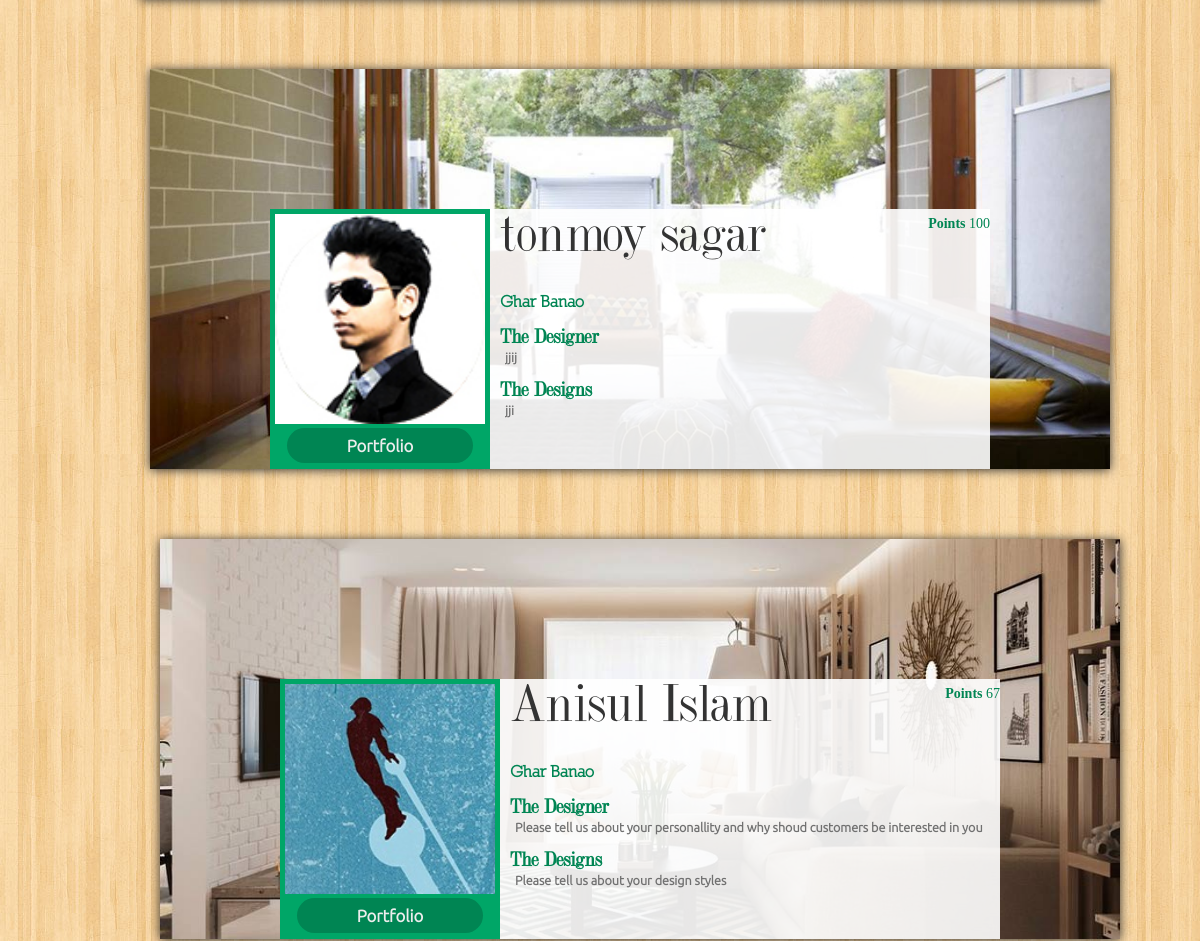
The app's page /designers/our_designers (middle part), older data.
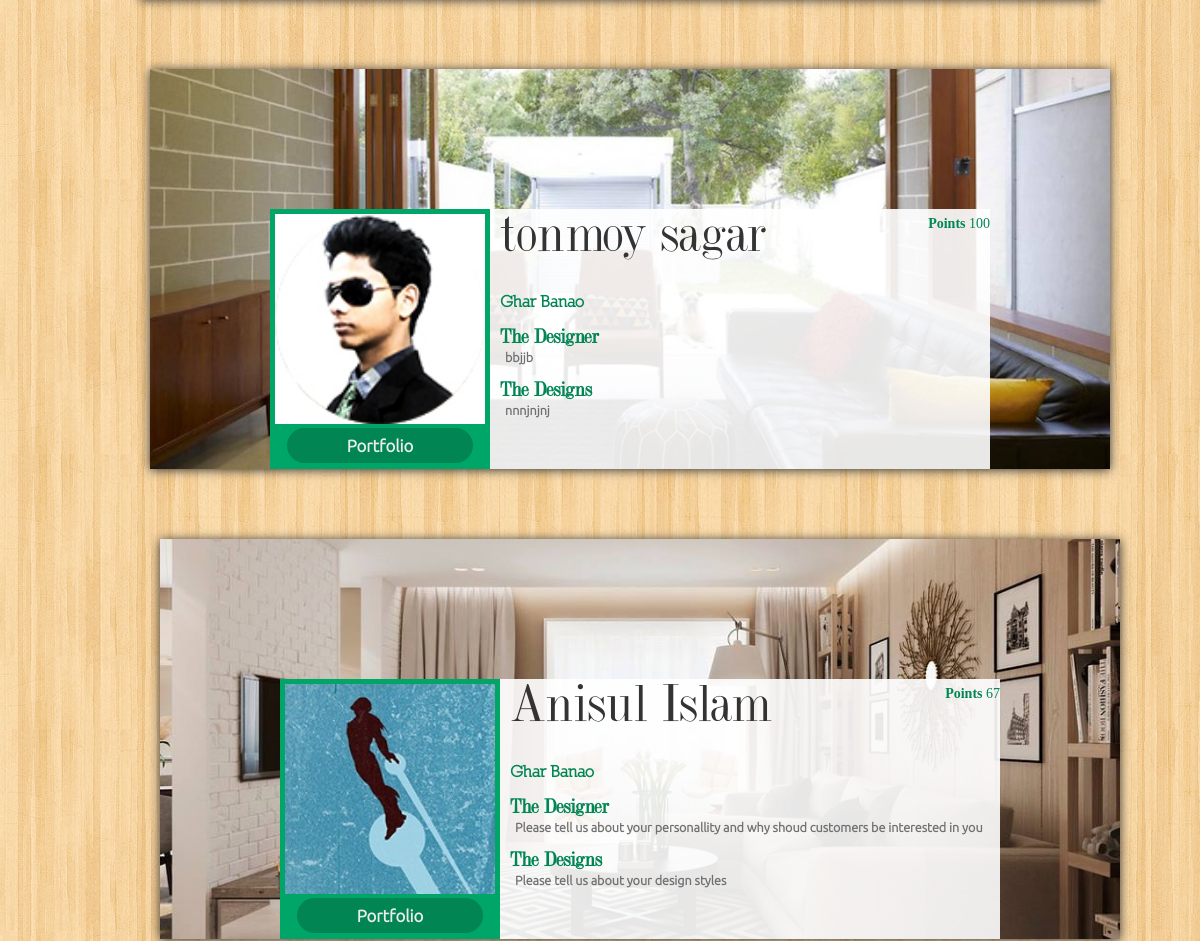
The same page, newer data.
### designers/models.py (models this page shows, shortened)
class Designers(models.Model):
    designerID=models.CharField(max_length=15)
    name=models.CharField(max_length=25,null=True)
    firmname=models.CharField(max_length=30,null=True)
    contact=models.CharField(max_length=10,null=True)
    address=models.TextField(max_length=200,null=True)
    profilepic=models.ImageField(null=True)
    email=models.EmailField(max_length=30,null=True)
    password=models.CharField(max_length=10,null=True)
    points=models.IntegerField(null=True,default=100)
    design1=models.ImageField(null=True)
    design2=models.ImageField(null=True,blank=True)
    design3=models.ImageField(null=True,blank=True)
    AboutMe=models.TextField(max_length=200,null=True,default="Please tell us about your personallity and why shoud customers be interested in you")
    AboutYourDesigns=models.TextField(max_length=200,null=True,default="Please tell us about your design styles")
    PortfolioFilled=models.BooleanField(default=False)

### designers/views.py (the view)
# urls.py: url(r'our_designers',views.designersview,name='ourDes'),
def designersview(request):
    all_designers=Designers.objects.exclude(designerID__isnull=True).exclude(designerID__exact='').order_by('-points')
    context = {'all_designers':all_designers}
    return render(request, 'designers/our_designers.html',context)

### designers/templates/designers/our_designers.html (shortened to what this page needs)
<!DOCTYPE html>
{% load staticfiles %}
<html lang="en">
<head>
	<link rel="stylesheet" href="https://maxcdn.bootstrapcdn.com/bootstrap/3.3.7/css/bootstrap.min.css">
     <link rel="stylesheet" href="{% static 'ourdesigners.css' %}">
</head>
<body>
<div>
<br>
<br>
<br>
<br>
<br>
<br>
<div align=center>
{% if all_designers %}
<ul>
    {% for designer in all_designers %}
      <div style="margin:10px;background: url({{designer.design1.url}});background-position: center;background-repeat:no-repeat;box-shadow:0px 1px 10px ;background-size: cover;padding-top:140px;width:960px;height:400px">
		<div style="width:75%;min-width:350px;height:100%;background-color:rgba(255,255,255,0.9)">
			<div style="padding-top:220px;margin-right:10px;float:left;border:5px solid #00a667;width:220px;height:100%;background:url({{designer.profilepic.url}}) #00a667 no-repeat;background-size:contain">
			<a href="#" style="background-color:#008553;border-radius:100px;padding:8px 60px 8px 60px;font-family:UbuntuL;color:#ededed;font-size:120%;font-weight:bold">Portfolio</a>
			</div>
			<p style="float:right;font-family:Ubuntu;font-weight:bold;font-size:100%;color:#008553;margin-bottom:10px;margin-top:5px">Points
				<span style="font-weight:normal">{{designer.points}}</span></p>
			<p align=left style="margin-left:-10px;font-family:DUBIEL;line-height:100%;font-size:400%"> {{designer.name}}<br>
			<span style="font-family:Nill;font-size:30%;font-weight:bold;line-height:140%;color:#008553"> {{designer.firmname}}
			</span></p>
			<h1 align=left style="font-family:DUBIEL;font-weight:bold;font-size:150%;color:#008553;;margin-bottom:10px;margin-top:-5px">The Designer
				</h1>
			<div class="about" align=left style="margin-top:-10px;font-family:UbuntuL;color:#707070;font-size:90%;font-weight:bold;">{{designer.AboutMe}}
			</div>
			<h1 align=left style="font-family:DUBIEL;font-weight:bold;font-size:150%;color:#008553;margin-bottom:10px;margin-top:-5px">The Designs
				</h1>
			<div class="about" align=left style="margin-top:-10px;font-family:UbuntuL;color:#707070;font-size:90%;font-weight:bold">{{designer.AboutYourDesigns}}
		</div>
</div>
    <br>
    <br>
    <br>
    {% endfor %}
</ul>
{% else %}
  <h3>You do not have any designers</h3>
{% endif %}
</div>
</body>
</html>

Row changes from the older to the newer data that the page shows:
changed Designers "tonmoy sagar": AboutMe "jjij" → "bbjjb"; AboutYourDesigns "jji" → "nnnjnjnj"
